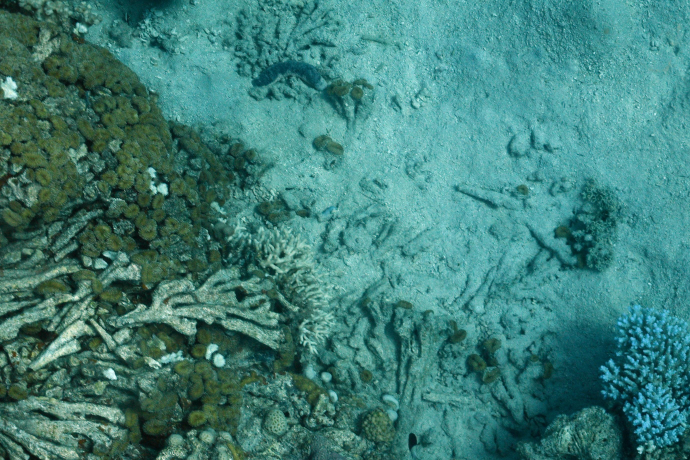
#> input picture CoralSeg/CoralSeg-Learning-coral-segmentation-from-sparse-annotations-master/Datasets/EilatMixx/images/train/1v6kubz3rj00.png, 1380 x 920 px (shown at 1/2 size)
$ jupyter execute --allow-errors superpixel_generation.ipynb   (shell and % lines are left out)
#> lines starting #> are read from the running program, lines starting #| are printed output that depends on the picture
# Superpixel generation and groundtruth augmentation

This notebook allows to run the superpixel generation and groundtruth augmentation piece by piece.

*In Litterature*:

- start with 1500 and decrease by 80% at each iteration
- start with 10x the number of labelled pixels, end with the 10th of labelled pixels
- start with 5000 to 300, 30 levels

## Importing necessary libraries

[cell 1]
from collections import Counter
from imutils import paths
from skimage import io
import argparse
import csv
import cv2
import glob
import numpy as np
import math
import matplotlib.pyplot as plt
import os

[cell 2]
import random

classes = {1: 'hard coral',
           2: 'hard coral bleached',
           3: 'dead coral',
           4: 'other invertebrates',
           5: 'sand/rubble',
           6: 'other',
           7: 'algae',
           8: 'seagrass',
           9: 'unknown',
           0: 'no label'
          }

imagePaths = sorted(list(paths.list_images("/data/jantina/CoralNet/dataset/images")))
labelPaths = sorted(list(paths.list_images("/data/jantina/CoralNet/dataset/labels")))
label_dense = sorted(list(paths.list_images("/data/jantina/CoralNet/dataset/labels_dense")))
trainMasks = [s.replace('labels', 'masks_9x9') for s in labelPaths]

a=random.randrange(len(imagePaths))
print(a)
image = io.imread(imagePaths[a])
#> image is the input picture: shape (920, 1380, 3); mean R, G, B 63, 127.5, 120.7
#> (the rest of this cell did not finish here and is left out)

[cell 3]
a = 6227
classes = {1: 'hard coral',
           2: 'hard coral bleached',
           3: 'dead coral',
           4: 'other invertebrates',
           5: 'sand/rubble',
           6: 'other',
           7: 'algae',
           8: 'seagrass',
           9: 'unknown',
           0: 'no label'
          }

imagePaths = sorted(list(paths.list_images("/data/jantina/CoralNet/dataset/images")))
labelPaths = sorted(list(paths.list_images("/data/jantina/CoralNet/dataset/labels")))
label_dense = sorted(list(paths.list_images("/data/jantina/CoralNet/dataset/labels_dense")))
trainMasks = [s.replace('labels', 'masks_9x9') for s in labelPaths]

#> (the rest of this cell did not finish here and is left out)

## Configuration

[cell 4]
# value of non-labeled pixels
DEFAULT_VALUE = int(255)

# number of max iterations
NL = int(30)

# number of superpixels in the first iteration
start_superpixels = int(500)

# number of superpixels in the last iteration
last_superpixels = int(200)

[cell 5]
csv_sizes = []
reduction_factor = math.pow(float(last_superpixels) / start_superpixels, 1. / (NL - 1))
for level in range(NL):
    csv_sizes = csv_sizes + [int(round(start_superpixels * math.pow(reduction_factor, level)))]

## Which dataset chunk

[cell 6]
dataset = '/data/jantina/Superpixels/Datasets/Test'

sparse_dir = os.path.join('/data/jantina/Superpixels/Test/sparse_GT')
out_dir = os.path.join('/data/jantina/Superpixels/Test/augmented_GT')
superpixels_dir = os.path.join('/data/jantina/Superpixels/Test/superpixels')

folders = ['test', 'train']

### Execute superpixel generation

[cell 7]
size_sup_string = " "
for size in csv_sizes:
    size_sup_string = size_sup_string + str(size) + " "

%cd /data/jantina/Superpixels/
os.system("sh /home/jantina/CoralNet/Superpixels/generate_superpixels/generate_superpixels.sh " + dataset + size_sup_string)

## Classes

[cell 8]
class Superpixel:
    def __init__(self, maxlength=10000): #10000000
        self.lista_x = np.zeros([maxlength], dtype=np.int16)
        self.lista_y = np.zeros([maxlength], dtype=np.int16)
        self.lista_x[:]=-1
        self.lista_y[:]=-1
        self.index = 0

    def add(self, value_x, value_y):
        if self.index >= len(self.lista_x):
            #make it bigger
            new_size = len(self.lista_x)*10
            lista_x_new = np.zeros([new_size], dtype=np.int16)
            lista_y_new = np.zeros([new_size], dtype=np.int16)
            lista_x_new[:] = -1
            lista_y_new[:] = -1

            lista_x_new[:len(self.lista_x)] = self.lista_x
            lista_y_new[:len(self.lista_y)] = self.lista_y
            self.lista_x = lista_x_new
            self.lista_y = lista_y_new

        self.lista_x[self.index]=value_x
        self.lista_y[self.index]=value_y
        self.index += 1

    def clean(self):
        self.lista_x = self.lista_x[self.lista_x>=0]
        self.lista_y = self.lista_y[self.lista_y>=0]

[cell 9]
def label_mayoria_x_y(superpixel, gt):
    '''Given a superpixel and a GT image, returns the label value of the superpixel'''

    # pixel label values of the superpixels
    pixel_values = gt[superpixel.lista_x.astype(int), superpixel.lista_y.astype(int)]
    # pixel label values of the superpixels excluding the default value
    values_labels = pixel_values[pixel_values < DEFAULT_VALUE]
    # returns the value which appears the most
    if len(values_labels) == 0:
        return DEFAULT_VALUE
    else:
        count = Counter(values_labels)
        return count.most_common()[0][0]

[cell 10]
def image_superpixels_gt(csv_name, gt_name, n_superpixels):
    '''Given a csv file with segmentations (csv_name) and a sparse GT image (gt_name),
        returns Superpixel-augmented GT image'''
#> called with n_superpixels = 500

    print(gt_name)
    gt = cv2.imread(gt_name, 0)
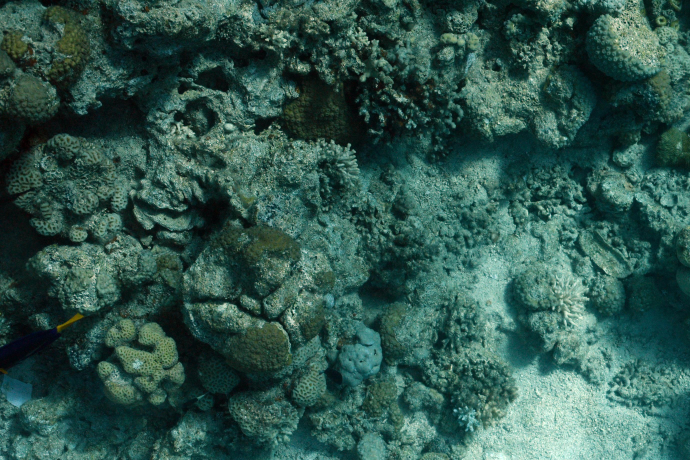
#> input picture CoralSeg/CoralSeg-Learning-coral-segmentation-from-sparse-annotations-master/Datasets/EilatMixx/images/test/LFT_0029.JPG00.png, 1380 x 920 px (shown at 1/2 size)
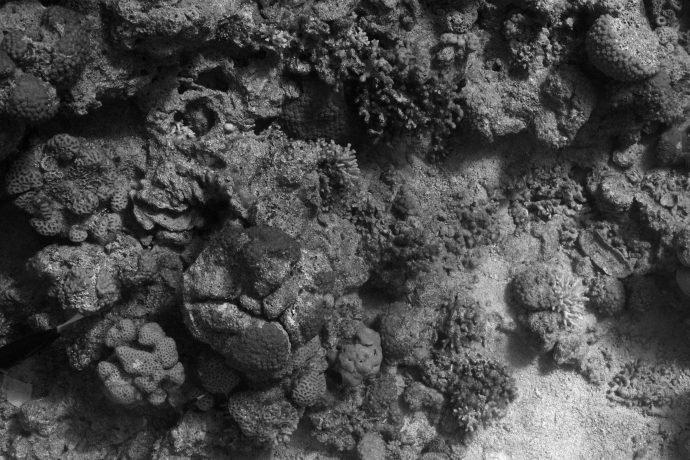
#> gt: shape (920, 1380) (shown at 1/2 size); min 0, max 252, mean 73.9
    blank_image = np.zeros((gt.shape[0], gt.shape[1], 1), np.uint8)

    superpixels = {}

    for i in range(n_superpixels*2):
        superpixels[str(i)] = Superpixel()

    # for each csv segmentation file, creates the Superpixel class
    with open(csv_name, 'r') as csvfile:
        spamreader = csv.reader(csvfile, delimiter=' ', quotechar='|')
        i = 0
        for row in spamreader:
            fila = row[0].split(',')
            fila_count = len(fila)
            for j in range(fila_count):
                superpixel_index = fila[j]
                # the pixel here is (i, j). (superpixel_index) is the segmentation which the pixel belongs to
                # add the pixel  to the Superpixel instance
                superpixels[superpixel_index].add(i, j)
            i = i + 1

    # for each superpixel, gets its label value and writes it into the image to return
    for index in range(len(superpixels)):
        superpixels[str(index)].clean()
        label_superpixel = label_mayoria_x_y(superpixels[str(index)], gt)
        blank_image[superpixels[str(index)].lista_x.astype(int),
                    superpixels[str(index)].lista_y.astype(int)] = int(label_superpixel)

    return blank_image
